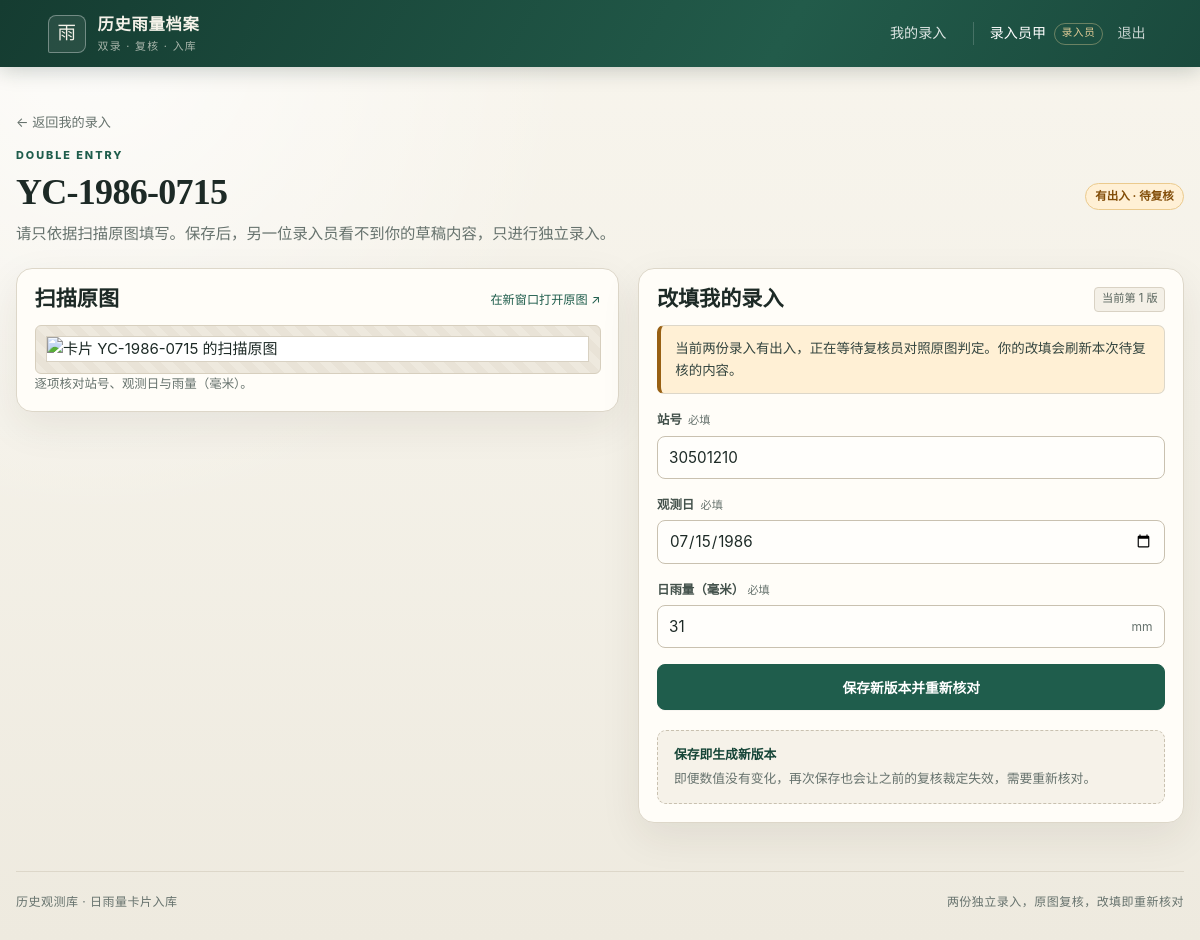
The app's page /clerk/cards/2 (signed in) with its own data.
### tables this page shows
CREATE TABLE users (
    id            INTEGER PRIMARY KEY AUTOINCREMENT,
    username      TEXT    NOT NULL UNIQUE,
    password_hash TEXT    NOT NULL,
    display_name  TEXT    NOT NULL,
    role          TEXT    NOT NULL CHECK (role IN ('clerk', 'reviewer')),
    created_at    TEXT    NOT NULL
);

CREATE TABLE cards (
    id            INTEGER PRIMARY KEY AUTOINCREMENT,
    card_no       TEXT    NOT NULL UNIQUE,
    image_filename TEXT   NOT NULL,
    clerk_a_id    INTEGER NOT NULL REFERENCES users(id),
    clerk_b_id    INTEGER NOT NULL REFERENCES users(id),
    created_by    INTEGER NOT NULL REFERENCES users(id),
    created_at    TEXT    NOT NULL,
    CHECK (clerk_a_id <> clerk_b_id)
);

CREATE TABLE entries (
    id            INTEGER PRIMARY KEY AUTOINCREMENT,
    card_id       INTEGER NOT NULL REFERENCES cards(id) ON DELETE CASCADE,
    clerk_id      INTEGER NOT NULL REFERENCES users(id),
    station_no    TEXT    NOT NULL,
    obs_date      TEXT    NOT NULL,
    rainfall_mm   TEXT    NOT NULL,
    revision      INTEGER NOT NULL DEFAULT 1 CHECK (revision >= 1),
    created_at    TEXT    NOT NULL,
    updated_at    TEXT    NOT NULL,
    UNIQUE (card_id, clerk_id)
);

### app.py (the view, shortened to what this page needs)
    @app.route("/clerk/cards/<int:card_id>", methods=("GET", "POST"))
    @role_required("clerk")
    def clerk_entry(card_id: int):
        db = get_db()
        card = db.execute("SELECT * FROM cards WHERE id = ?", (card_id,)).fetchone()
        if card is None:
            abort(404)
        if g.user["id"] not in (card["clerk_a_id"], card["clerk_b_id"]):
            abort(403)
        own_entry = get_entry(db, card_id, g.user["id"])
        values = {
            "station_no": own_entry["station_no"] if own_entry else "",
            "obs_date": own_entry["obs_date"] if own_entry else "",
            "rainfall_mm": own_entry["rainfall_mm"] if own_entry else "",
        }
        errors: dict[str, str] = {}
        entry_a, entry_b = get_card_entries(db, card)
        own_entry = entry_a if card["clerk_a_id"] == g.user["id"] else entry_b
        info = resolve_card(entry_a, entry_b, get_active_decision(db, card_id))
        return render_template(
            "entry_form.html",
            card=card,
            own_entry=own_entry,
            info=info,
            values=values,
            errors=errors,
        )

### app.py (called while the page is built, shortened)
def get_db() -> sqlite3.Connection:
    if "db" not in g:
        conn = sqlite3.connect(current_app.config["DATABASE"], timeout=30)
        conn.row_factory = sqlite3.Row
        conn.execute("PRAGMA foreign_keys = ON")
        conn.execute("PRAGMA busy_timeout = 30000")
        g.db = conn
    return g.db

def role_required(role: str):
    def decorator(view):
        @wraps(view)
        def wrapped(*args, **kwargs):
            if g.user is None:
                flash("请先登录。", "warning")
                return redirect(url_for("login", next=request.path))
            if g.user["role"] != role:
                abort(403)
            return view(*args, **kwargs)
        return wrapped
    return decorator

def entry_values(entry) -> tuple[str, str, str] | None:
    if entry is None:
        return None
    return (entry["station_no"], entry["obs_date"], entry["rainfall_mm"])

def get_entry(db, card_id: int, clerk_id: int):
    return db.execute(
        "SELECT * FROM entries WHERE card_id = ? AND clerk_id = ?",
        (card_id, clerk_id),
    ).fetchone()

def get_card_entries(db, card):
    return (
        get_entry(db, card["id"], card["clerk_a_id"]),
        get_entry(db, card["id"], card["clerk_b_id"]),
    )

def get_active_decision(db, card_id: int):
    return db.execute(
        """SELECT * FROM decisions
           WHERE card_id = ? AND voided_at IS NULL
           ORDER BY id DESC LIMIT 1""",
        (card_id,),
    ).fetchone()

def decision_matches_entries(decision, entry_a, entry_b) -> bool:
    if decision is None or decision["voided_at"] is not None:
        return False

def resolve_card(entry_a, entry_b, active_decision) -> dict:
    return {
        "status": "conflict",
        "approved": False,
        "method": None,
        "values": None,
        "verified_at": None,
        "decision": active_decision,
        "approved_entry": None,
    }

### templates/entry_form.html (shortened to what this page needs)
{% extends "base.html" %}
{% block content %}
<div class="breadcrumb">
  <a href="{{ url_for('clerk_dashboard') }}">← 返回我的录入</a>
</div>
<div class="page-heading compact">
  <div>
    <p class="eyebrow">DOUBLE ENTRY</p>
    <h1>{{ card.card_no }}</h1>
    <p class="lead">请只依据扫描原图填写。保存后，另一位录入员看不到你的草稿内容，只进行独立录入。</p>
  </div>
  <span class="status status-{{ info.status }}">{{ status_labels[info.status] }}</span>
</div>
<div class="split-layout">
  <section class="scan-panel">
    <div class="panel-heading">
      <h2>扫描原图</h2>
      <a class="text-link" href="{{ url_for('card_image', card_id=card.id) }}" target="_blank" rel="noopener">在新窗口打开原图 ↗</a>
    </div>
    <div class="scan-frame">
      <img src="{{ url_for('card_image', card_id=card.id) }}" alt="卡片 {{ card.card_no }} 的扫描原图">
    </div>
    <p class="hint">逐项核对站号、观测日与雨量（毫米）。</p>
  </section>
  <section class="form-panel">
    <div class="panel-heading">
      <h2>{{ '改填我的录入' if own_entry else '填写我的录入' }}</h2>
      {% if own_entry %}<span class="revision">当前第 {{ own_entry.revision }} 版</span>{% endif %}
    </div>
    {% if info.status == 'agreed' %}
      <div class="inline-notice success">当前两份录入一致，已自动核定。若你改填，核定将失效并重新核对。</div>
    {% elif info.status == 'adjudicated' %}
      <div class="inline-notice success">复核员已对照原图选取一份并核定。若你改填，原裁定将立即失效。</div>
    {% elif info.status == 'conflict' %}
      <div class="inline-notice warning">当前两份录入有出入，正在等待复核员对照原图判定。你的改填会刷新本次待复核的内容。</div>
    {% elif info.status == 'pending' and own_entry %}
      <div class="inline-notice">你的版本已保存，等待另一位录入员完成独立录入。</div>
    {% endif %}
    <form method="post" class="form-stack entry-form">
      <label class="field {% if errors.station_no %}field-error{% endif %}">
        <span>站号 <em>必填</em></span>
        <input type="text" name="station_no" value="{{ values.station_no }}" maxlength="40" autocomplete="off" required>
      </label>
      <label class="field {% if errors.obs_date %}field-error{% endif %}">
        <span>观测日 <em>必填</em></span>
        <input type="date" name="obs_date" value="{{ values.obs_date }}" required>
      </label>
      <label class="field {% if errors.rainfall_mm %}field-error{% endif %}">
        <span>日雨量（毫米）<em>必填</em></span>
        <div class="input-with-unit">
          <input type="text" name="rainfall_mm" value="{{ values.rainfall_mm }}" inputmode="decimal" autocomplete="off" placeholder="例如 42.5" required>
          <span>mm</span>
        </div>
      </label>
      <button type="submit" class="button button-primary button-wide">
        {{ '保存新版本并重新核对' if own_entry else '保存我的录入' }}
      </button>
    </form>
    <div class="notice subtle-notice">
      <strong>保存即生成新版本</strong>
      <p>即便数值没有变化，再次保存也会让之前的复核裁定失效，需要重新核对。</p>
    </div>
  </section>
</div>
{% endblock %}

### templates/base.html (shortened to what this page needs)
<!doctype html>
<html lang="zh-CN">
<head>
  <link rel="stylesheet" href="{{ url_for('static', filename='style.css') }}">
</head>
<body>
  <header class="site-header">
    <a class="brand" href="{{ url_for('index') }}">
      <span class="brand-mark">雨</span>
      <span>
        <strong>历史雨量档案</strong>
        <small>双录 · 复核 · 入库</small>
      </span>
    </a>
    {% if current_user %}
      <nav class="nav">
        {% if current_user.role == 'clerk' %}
          <a href="{{ url_for('clerk_dashboard') }}">我的录入</a>
        {% else %}
          <a href="{{ url_for('reviewer_dashboard') }}">复核工作台</a>
          <a href="{{ url_for('reviewer_dashboard') }}#handoff">增量交接</a>
          <a href="{{ url_for('export_csv') }}">下载核定 CSV</a>
        {% endif %}
        <span class="nav-user">
          {{ current_user.display_name }}
          <span class="role-tag">{{ '录入员' if current_user.role == 'clerk' else '复核员' }}</span>
        </span>
        <form method="post" action="{{ url_for('logout') }}" class="inline-form">
          <button type="submit" class="link-button">退出</button>
        </form>
      </nav>
    {% endif %}
  </header>
  <main class="page">
    {% block content %}{% endblock %}
  </main>
  <footer class="site-footer">
    <span>历史观测库 · 日雨量卡片入库</span>
    <span>两份独立录入，原图复核，改填即重新核对</span>
  </footer>
</body>
</html>

### records on screen
users: display_name "录入员甲", role "录入员"
cards: card_no "YC-1986-0715"
entries: revision "1", station_no "30501210", obs_date "07/15/1986", rainfall_mm "31"

### other values on screen
{{ status_labels[info.status] }} "有出入 · 待复核"
{{ '改填我的录入' if own_entry else '填写我的录入' }} "改填我的录入"
{{ '保存新版本并重新核对' if own_entry else '保存我的录入' }} "保存新版本并重新核对"
